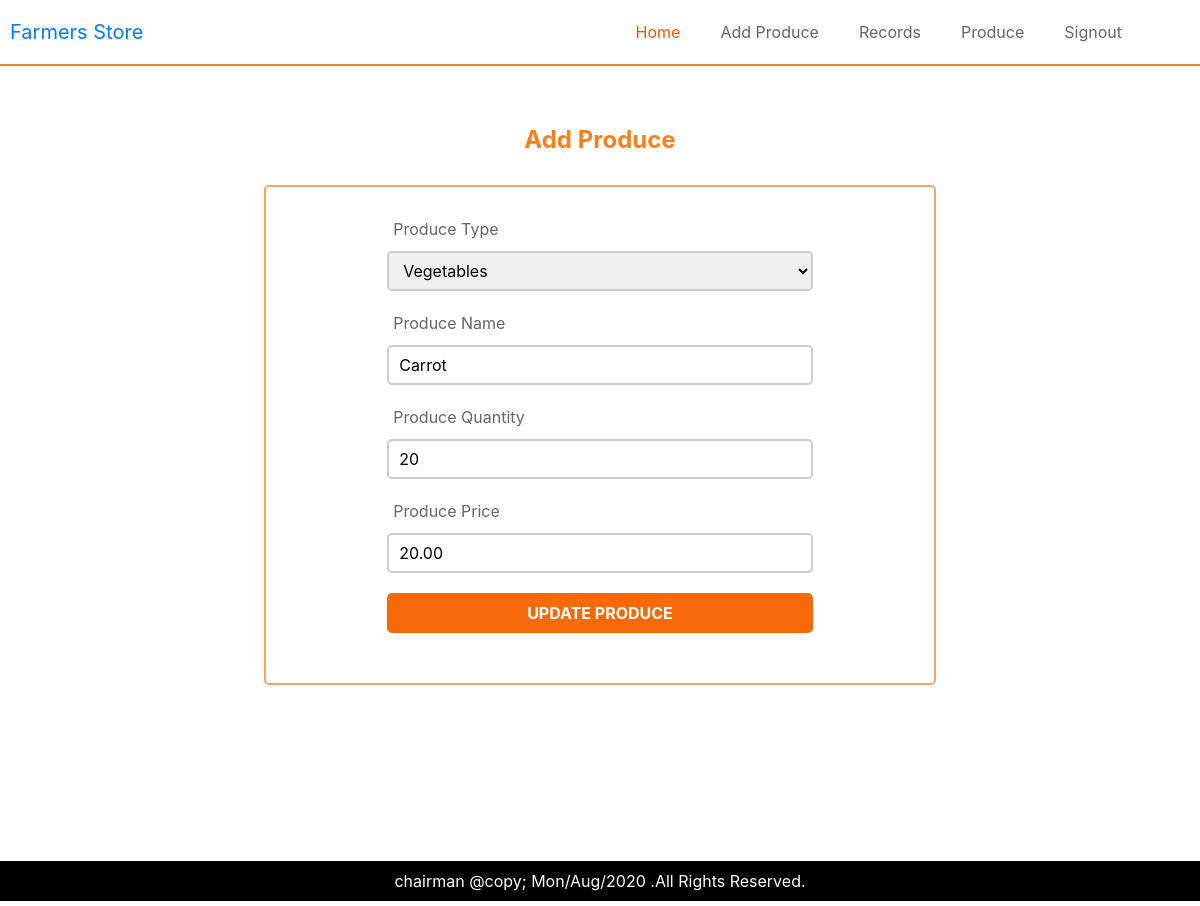
/seller/update_produce.php?id=5f2753f0d3fb5, run on the app's committed database.
### tables this page shows
CREATE TABLE `produce` (
  `produce_id` varchar(255) NOT NULL,
  `name` varchar(255) NOT NULL,
  `price` decimal(10,2) NOT NULL,
  `quantity` int(11) NOT NULL,
  `image` varchar(255) NOT NULL,
  `produce_type` varchar(255) NOT NULL,
  `seller` varchar(255) NOT NULL
);

### seller/update_produce.php (the view, shortened to what this page needs)
<?php
include_once "../init.php";
include_once "./_header.php";
if(isset($_GET['id']) && trim($_GET['id']) != ""){
    $id = trim($_GET['id']);
    $sql = "SELECT * FROM produce WHERE produce_id = '$id'";
    $query = mysqli_query($connection, $sql);
    $result = $query ? mysqli_fetch_assoc($query): false;
}
?>
<section class="add-produce">
    <div class="produce-box">
        <h4 class="produce-h">add produce</h4>
        <form action="update_produce.php" class="form2" method="post" >
            <?php include_once "../errors.php";  ?>
            <div>
                <div class="form2-label">produce type</div>
                <select name="produce_type" id="form2-input">
                    <option value="Vegetables" <?= $result['produce_type'] == "Vegetables"? "selected": ""; ?>>Vegetables</option>
                </select>
            </div>
            <div>
                <div class="form2-label">produce name</div>
                <input name="name" type="text" id="form2-input" value="<?= $result['name'] ?: ''; ?>">
            </div>
            <div>
                <div class="form2-label">produce quantity</div>
                <input name="quantity" type="text" id="form2-input" value="<?= $result['quantity'] ?: '' ?>">
            </div>
            <div>
                <div class="form2-label">produce price</div>
                <input name="price" type="text" id="form2-input" value="<?= $result['price'] ?: '' ?>">
            </div>
            <div>
                <input name="submit" type="submit" value="Update produce" id="form2-submit">
            </div>
        </form>
    </div>
</section>
</div>
<?php include_once '../footer.php'; ?>
</body>
</html>

### css/style.css (style rules this page uses)
* { padding: 0; margin: 0; }
body { width: 100%; height: 100%; margin: auto; background-color: #fff; }
.form2 { width: 70%; border: 2px solid #f8a460; border-radius: 5px; margin: auto; padding: 30px; margin-bottom: 60px; }
.form2-label { margin-left: 16%; text-transform: capitalize; color: #666; margin-bottom: 10px; }
#form2-input { width: 70%; height: 40px; outline: none; border: 2px solid #ccc; border-radius: 5px; margin-bottom: 20px; margin-left: 15%; padding-left: 10px; }
#form2-submit { width: 70%; height: 40px; outline: none; border: none; border-radius: 5px; margin-bottom: 20px; margin-left: 15%; background-color: #f86909; text-transform: uppercase; color: #fff; font-weight: bold; cursor: pointer; }
.add-produce { width: 80%; min-height: 90vh; margin: auto; margin-top: 60px; margin-bottom: 60px; }
.produce-h { text-align: center; text-transform: capitalize; font-weight: bold; color: #fc7f19; margin-bottom: 30px; }

### data on the page
produce: produce_type "Vegetables", name "Carrot", quantity "20", price "20.00"
